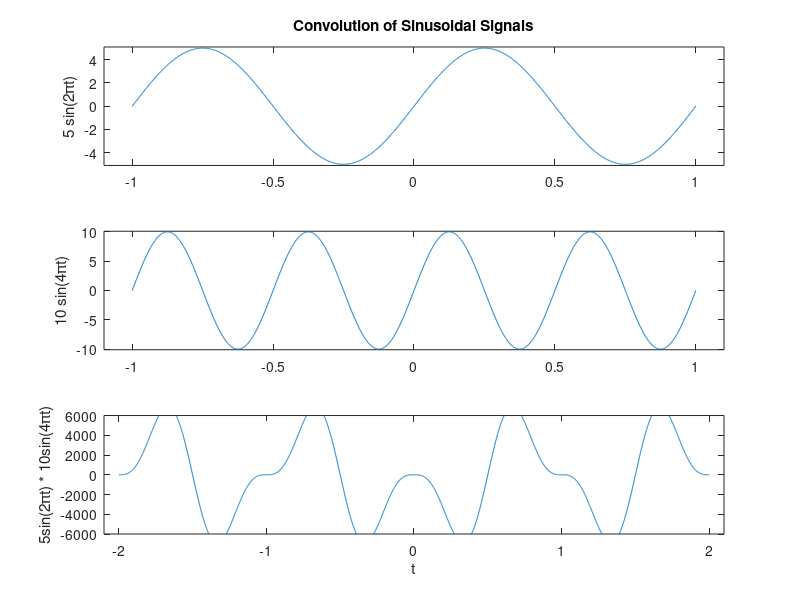

The MATLAB source for this figure:
t = -1:0.001:1;

s1 = 5 * sin(2*pi*1*t);
s2 = 10 * sin(2*pi*2*t);

subplot(3, 1, 1);
plot(t, s1);
title("Convolution of Sinusoidal Signals");
ylabel("5 sin(2πt)");
xlim([-1.1, 1.1]);
ylim([-5.1, 5.1]);

subplot(3, 1, 2);
plot(t, s2);
ylabel("10 sin(4πt)");
xlim([-1.1, 1.1]);
ylim([-10.1, 10.1]);

subplot(3, 1, 3);
plot(-2:0.001:2, conv(s1, s2));
ylabel("5sin(2πt) * 10sin(4πt)");
xlabel("t");
xlim([-2.1, 2.1]);
ylim([-6000, 6000]);